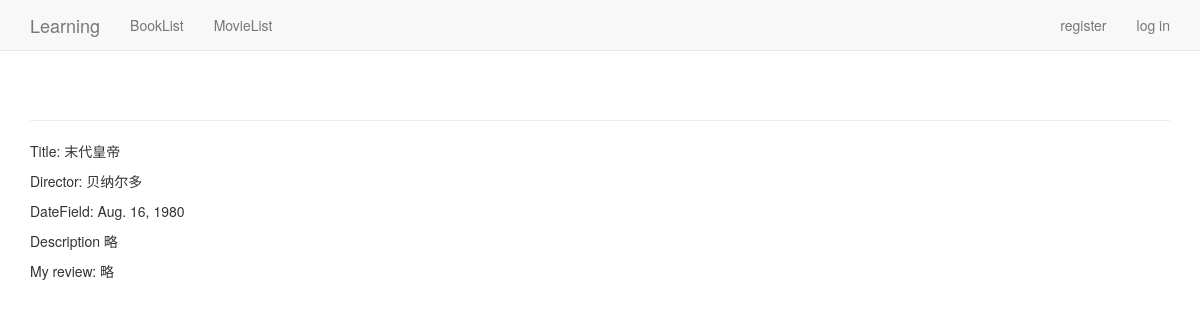
Page /learning/MovieList/1/ on the committed database.
### learning/models.py (models this page shows)
class Movie(models.Model):
    title = models.CharField(max_length=30)  # 电影名
    director = models.CharField(max_length=30)  # 导演
    DateField = models.DateField()  # release date
    description = models.TextField(null=True)  # 简述
    review = models.TextField(null=True)  # 个人影评
    def __str__(self):
        return self.title

### learning/views.py (the view)
# urls.py: re_path(r'^MovieList/(?P<movie_id>\d+)/$', views.movie, name='movie'),
def movie(request, movie_id):
    movie = Movie.objects.get(id=movie_id)
    director = movie.director
    dateField = movie.DateField
    description = movie.description
    review = movie.review
    context = {
        'movie': movie,
        'director': director,
        'dateField': dateField,
        'description': description,
        'review': review,
    }
    return render(request, 'learning/movie.html', context)

### learning/templates/learning/movie.html (shortened to what this page needs)
<!DOCTYPE html>
<html lang="en">
<head>
</head>
<body>
    {% extends "learning/base.html" %}
    {% block content %}
        <p>Title: {{ movie }}</p>
        <p>Director: {{ director }}</p>
        <p>DateField: {{ dateField }}</p>
        <p>Description {{ description }}</p>
        <p>My review: {{ review }}</p>
    {% endblock content %}

### rows in the picture
Movie: title "末代皇帝", director "贝纳尔多", DateField "Aug. 16, 1980"

### other values in the picture
{{ description }} "略"
{{ review }} "略"
